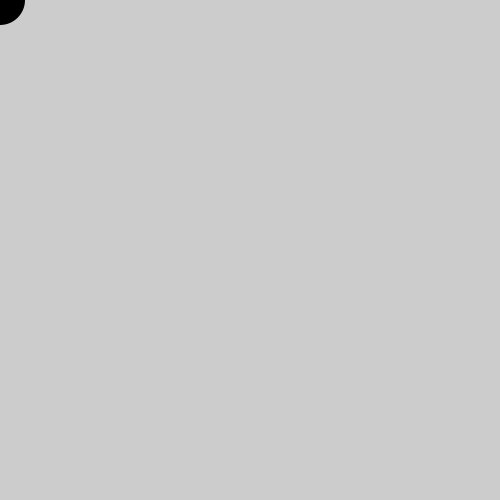
Frame 1 (no input)
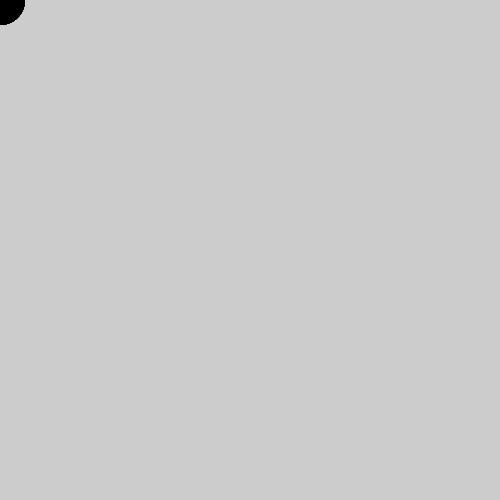
Frame 60 (the mouse pressed at the canvas centre just before this capture)
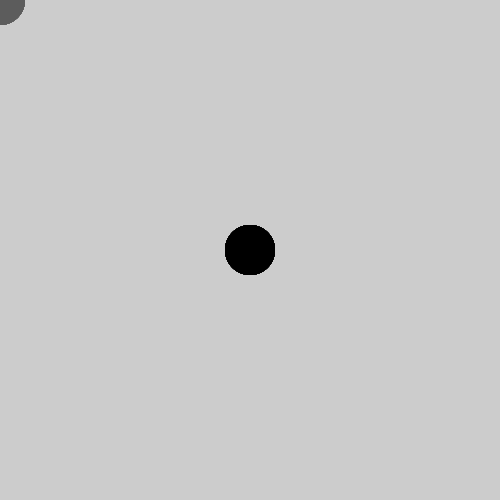
Frame 120 (the mouse held since frame 60 and released just before this capture)

The Processing sketch that drew these frames (run headless with seeded random() and noise(); from frame 60 on, the mouse is pressed at the canvas centre):

// Processing sketch: processing_73143
// ── processing_73143.pde

/*
  
 Program written for CPSC 601-36
 Assignment 1
 Prepared for Ben Stephenson
 Written by Christopher Sparrow
 2011/10/21
  
  
 This is a basic drawing program consisting of a brush (ellipse)
 the radius of the ellipse can grow or shrink, and the colour of the 'paint' can be changed also.
  
 controls:
 LEFT mouseclick = Colour
 RIGHT mouseclick = greyscale (hold down)
  
 r: controls the red value (0 < r < 255)
 g: controls the green value (0 < r < 255)
 b: controls the blue value (0 < r < 255)
  
 p: grows the brush size
 l: shrinks the brush size
  
 */
 
float rad = 50;      // Brush radius
 
float rvalue = 0;   // Brush red colour value
float bvalue = 0;   // Brush blue colour value
float gvalue = 0;   // Brush green colour value
 
int i = 0;
 
void setup()        // Canvas dimensions, framerate, background fill colour, etc
{
  frameRate (90);
  size (500, 500);
  fill (0);
  smooth ();
  noStroke();
}
 
 
void draw ()
{
  fill (255, 255, 255, 2);
  rect (0, 0, 500, 500);
 
  // +1 is added to r,g, or b if they are pressed.
  if (mousePressed == true)
  {
    if (mouseButton == RIGHT)
    {
      for (i = 0; i < 255; i++)
      {
        noStroke ();
        rvalue++;
        gvalue++;
        bvalue++;
        if (rvalue > 255)
        {
          rvalue = 0;
        }
        if (gvalue > 255)
        {
          gvalue = 0;
        }
        if (bvalue > 255)
        {
          bvalue = 0;
        }
      }
    }
  }
  if (mouseButton == LEFT)
  {
    if (keyPressed == true)
    {
      noStroke();
      if (key == 'r')
      {
        rvalue++;
      }
      if (key == 'g')
      {
        gvalue++;
      }
      if (key == 'b')
      {
        bvalue++;
      }
      // if the value of rg or b is greater than 255 the value resets to zero
      if (rvalue >= 255)
      {
        rvalue = 0;
      }
      if (gvalue >= 255)
      {
        gvalue = 0;
      }
      if (bvalue >= 255)
      {
        bvalue = 0;
      }
    }
  }
 
  // if 'P' (pressure) is pressed the brush enlarges
  if ((keyPressed == true) && (key == 'p'))
  {
    rad += 1;
  }
 
  // if 'l' (light) is pressed the brush shrinks
  if ((keyPressed == true) && (key == 'l'))
  {
    rad -= 1;
  }
 
  //brush fill
  fill(rvalue, gvalue, bvalue);
 
  println ("rvalue is " + rvalue + "  " + "gvalue is " + gvalue + "  " + "bvalue is " + bvalue);
  //draw the brush
  ellipse (mouseX, mouseY, rad, rad);
}
